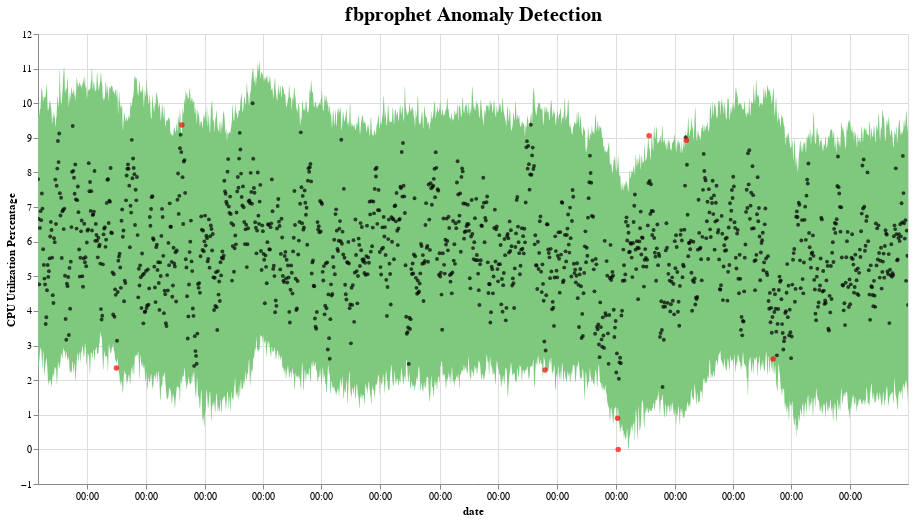

Notebook cell for this chart:
### Code cell
## plot results
detected_anomalies = detect_anomalies(total_forecast)
plot_anomalies(detected_anomalies, mytitle="fbprophet Anomaly Detection")

### Figure 1 — Vega-Lite specification as saved in the notebook (floating-point values rounded to 4 significant figures; data arrays with more than 128 entries replaced by an {"elided": "..."} marker saying what was removed)
{"config": {"view": {"continuousWidth": 400, "continuousHeight": 300}, "title": {"fontSize": 20}}, "layer": [{"data": {"name": "data-b19e4c98e6d8b8aec5b4a4263112ee49"}, "mark": {"type": "area", "color": "#7FC97F", "interpolate": "basis"}, "encoding": {"tooltip": [{"type": "temporal", "field": "ds"}, {"type": "quantitative", "field": "fact"}, {"type": "quantitative", "field": "yhat_lower"}, {"type": "quantitative", "field": "yhat_upper"}], "x": {"type": "temporal", "axis": {"format": "%H:%M"}, "field": "ds", "title": "date"}, "y": {"type": "quantitative", "field": "yhat_upper"}, "y2": {"field": "yhat_lower"}}, "selection": {"selector031": {"type": "interval", "bind": "scales", "encodings": ["x", "y"]}}, "title": "fbprophet Anomaly Detection"}, {"data": {"name": "data-200d6fbc1085cdb40fffde5d42ba1903"}, "mark": {"type": "circle", "color": "Black", "opacity": 0.7, "size": 15}, "encoding": {"tooltip": [{"type": "temporal", "field": "ds"}, {"type": "quantitative", "field": "fact"}, {"type": "quantitative", "field": "yhat_lower"}, {"type": "quantitative", "field": "yhat_upper"}], "x": {"type": "temporal", "field": "ds"}, "y": {"type": "quantitative", "field": "fact", "title": "CPU Utilization Percentage"}}, "selection": {"selector032": {"type": "interval", "bind": "scales", "encodings": ["x", "y"]}}}, {"data": {"name": "data-0a65b98505aa54384283d9ba80f335d8"}, "mark": {"type": "circle", "color": "Red", "size": 30}, "encoding": {"tooltip": [{"type": "temporal", "field": "ds"}, {"type": "quantitative", "field": "fact"}, {"type": "quantitative", "field": "yhat_lower"}, {"type": "quantitative", "field": "yhat_upper"}], "x": {"type": "temporal", "field": "ds"}, "y": {"type": "quantitative", "field": "fact", "title": "CPU Utilization Percentage"}}, "selection": {"selector033": {"type": "interval", "bind": "scales", "encodings": ["x", "y"]}}}], "height": 450, "width": 870, "$schema": "https://vega.github.io/schema/vega-lite/v4.8.1.json", "datasets": {"data-b19e4c98e6d8b8aec5b4a4263112ee49": {"elided": "1355 records"}, "data-200d6fbc1085cdb40fffde5d42ba1903": {"elided": "1347 records"}, "data-0a65b98505aa54384283d9ba80f335d8": [{"ds": "2018-08-16T00:00:00", "yhat": 6.401, "yhat_lower": 2.489, "yhat_upper": 9.989, "fact": 2.349, "anomaly": 1}, {"ds": "2018-11-26T00:00:00", "yhat": 5.548, "yhat_lower": 1.921, "yhat_upper": 8.919, "fact": 9.372, "anomaly": 1}, {"ds": "2020-06-13T00:00:00", "yhat": 6.193, "yhat_lower": 2.627, "yhat_upper": 10.02, "fact": 2.293, "anomaly": 1}, {"ds": "2020-10-04T00:00:00", "yhat": 4.626, "yhat_lower": 1.278, "yhat_upper": 8.192, "fact": 0.9011, "anomaly": 1}, {"ds": "2020-10-05T00:00:00", "yhat": 4.616, "yhat_lower": 1.19, "yhat_upper": 8.654, "fact": 0.0, "anomaly": 1}, {"ds": "2020-11-22T00:00:00", "yhat": 4.863, "yhat_lower": 1.069, "yhat_upper": 8.619, "fact": 9.059, "anomaly": 1}, {"ds": "2021-01-19T00:00:00", "yhat": 4.932, "yhat_lower": 1.029, "yhat_upper": 8.548, "fact": 8.933, "anomaly": 1}, {"ds": "2021-06-03T00:00:00", "yhat": 6.234, "yhat_lower": 2.812, "yhat_upper": 10.34, "fact": 2.612, "anomaly": 1}]}}
